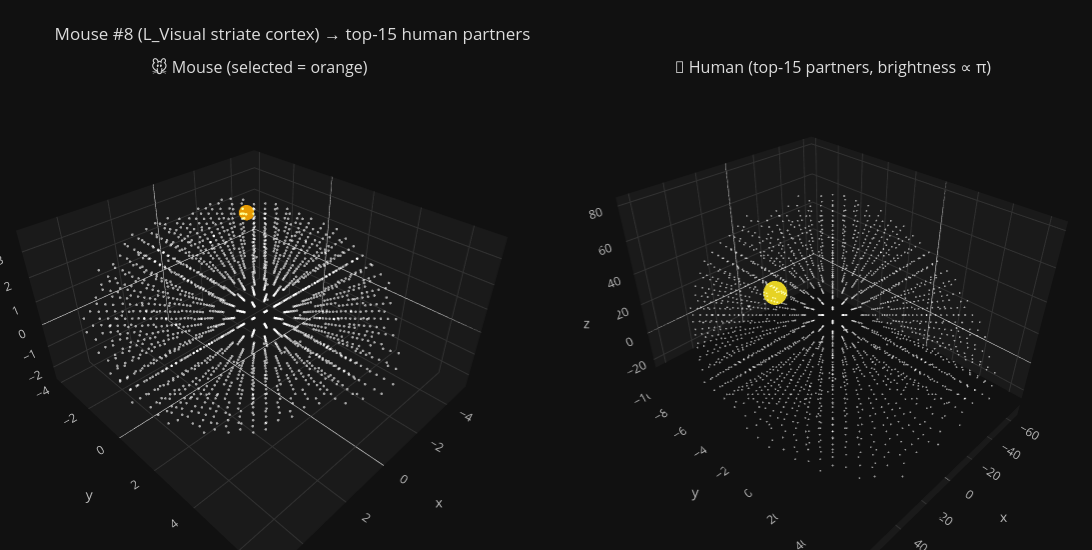

Notebook code cell kept with this figure:
### Markdown cell above
## 4. Click-equivalent: highlight the cross-species partners of one source node

Pick mouse V1 (visual striate cortex, anchor pair_id=5, hemisphere L). Show where in the human brain it maps to.

### Code cell
# Find the mouse V1 anchor — pair_id=5, hemisphere=L
v1_row = M.var[(M.var['anchor_pair_id'] == 5) & (M.var['hemisphere'] == 'L')]
v1_idx = M.var.index.get_loc(v1_row.index[0])
print(f'Mouse V1 (L) at positional index {v1_idx}: {v1_row.iloc[0]["region"]}')

# Side-by-side: chosen mouse node (orange) + top-15 human partners (viridis ∝ π)
plot_pi_partners_pair(model, source_idx=v1_idx, source='mouse', top_k=15)

### Figure 1 — Plotly figure (JSON) as saved in the notebook; plotly's stock layout.template omitted (floating-point values rounded to 4 significant figures; data arrays with more than 128 entries replaced by an {"elided": "..."} marker saying what was removed)
{"data": [{"hovertemplate": "%{text}<extra></extra>", "marker": {"color": {"elided": "1864 str values"}, "line": {"width": 0}, "opacity": 0.9, "size": {"elided": "1864 int values"}}, "mode": "markers", "scene": "scene", "showlegend": false, "text": {"elided": "1864 str values"}, "type": "scatter3d", "x": {"elided": "1864 float values"}, "y": {"elided": "1864 float values"}, "z": {"elided": "1864 float values"}}, {"hovertemplate": "%{text}<extra></extra>", "marker": {"color": {"elided": "2094 str values"}, "line": {"width": 0}, "opacity": 0.9, "size": {"elided": "2094 int values"}}, "mode": "markers", "scene": "scene2", "showlegend": false, "text": {"elided": "2094 str values"}, "type": "scatter3d", "x": {"elided": "2094 float values"}, "y": {"elided": "2094 float values"}, "z": {"elided": "2094 float values"}}], "layout": {"annotations": [{"font": {"size": 16}, "showarrow": false, "text": "🐭 Mouse (selected = orange)", "x": 0.2375, "xanchor": "center", "xref": "paper", "y": 1, "yanchor": "bottom", "yref": "paper"}, {"font": {"size": 16}, "showarrow": false, "text": "🧠 Human (top-15 partners, brightness ∝ π)", "x": 0.7625, "xanchor": "center", "xref": "paper", "y": 1, "yanchor": "bottom", "yref": "paper"}], "font": {"color": "#ddd"}, "height": 550, "margin": {"b": 0, "l": 0, "r": 0, "t": 80}, "paper_bgcolor": "#111", "plot_bgcolor": "#111", "scene": {"aspectmode": "data", "bgcolor": "#111", "domain": {"x": [0, 0.475], "y": [0, 1]}, "xaxis": {"backgroundcolor": "#1a1a1a", "color": "#bbb", "gridcolor": "#333", "title": {"text": "x"}}, "yaxis": {"backgroundcolor": "#1a1a1a", "color": "#bbb", "gridcolor": "#333", "title": {"text": "y"}}, "zaxis": {"backgroundcolor": "#1a1a1a", "color": "#bbb", "gridcolor": "#333", "title": {"text": "z"}}}, "scene2": {"aspectmode": "data", "bgcolor": "#111", "domain": {"x": [0.525, 1], "y": [0, 1]}, "xaxis": {"backgroundcolor": "#1a1a1a", "color": "#bbb", "gridcolor": "#333", "title": {"text": "x"}}, "yaxis": {"backgroundcolor": "#1a1a1a", "color": "#bbb", "gridcolor": "#333", "title": {"text": "y"}}, "zaxis": {"backgroundcolor": "#1a1a1a", "color": "#bbb", "gridcolor": "#333", "title": {"text": "z"}}}, "title": {"text": "Mouse #8 (L_Visual striate cortex) → top-15 human partners"}, "width": 1100}}
